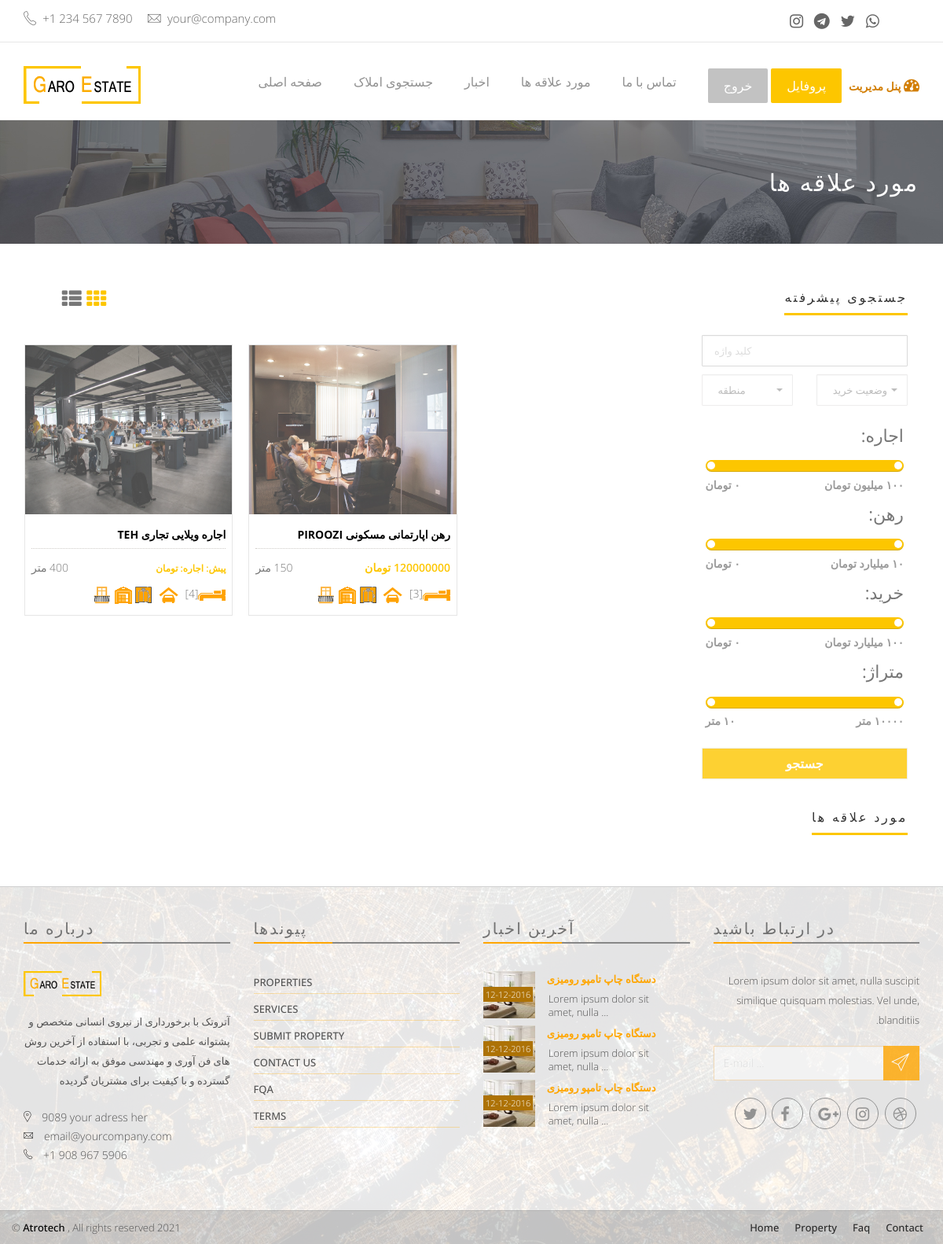
Before: /favs (signed in) with the older database file.
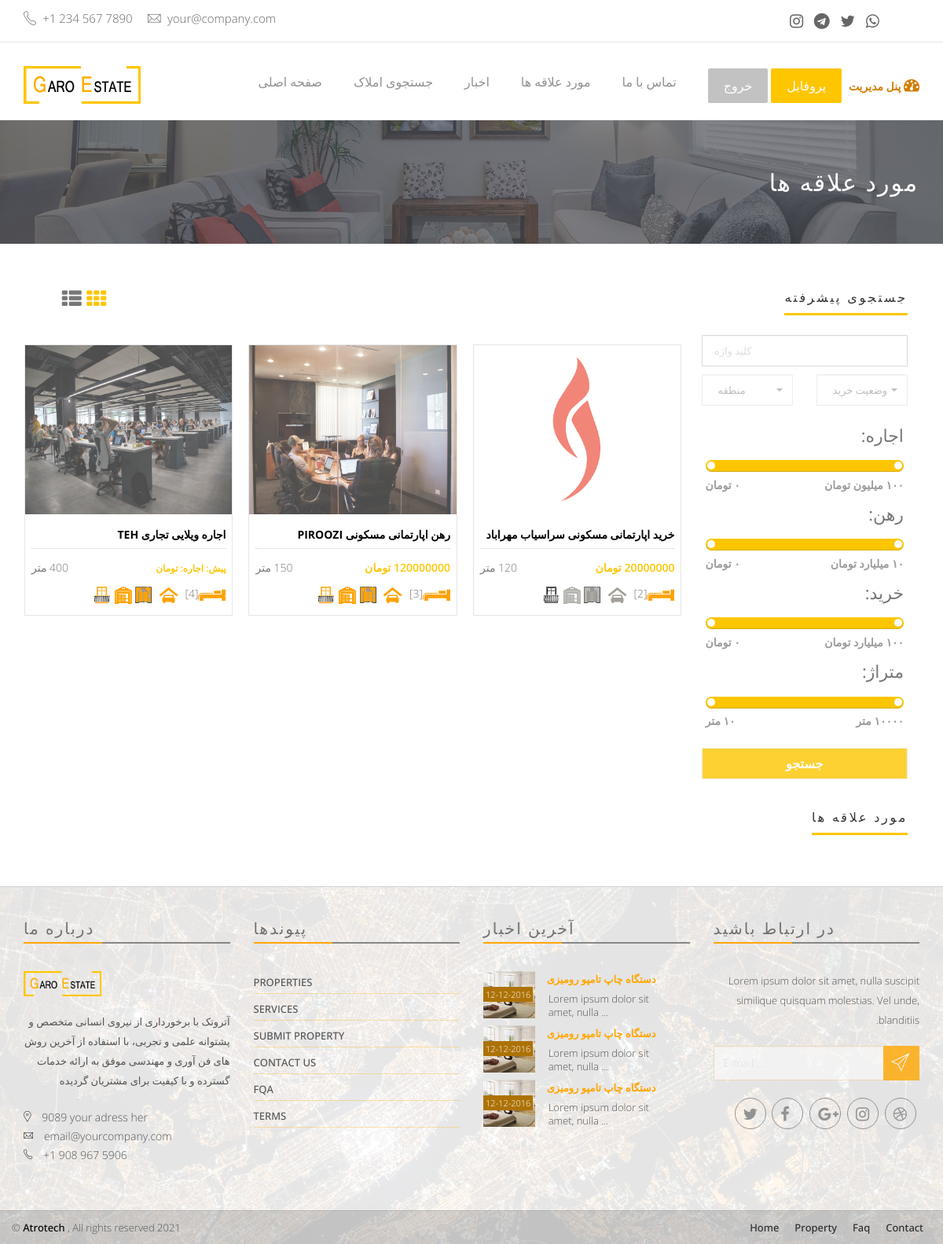
After: the same page with the newer database file.
### app/models.py (models this page shows, shortened)
class Fav(models.Model):
    user = models.ForeignKey(User, on_delete=models.CASCADE,verbose_name = "کاربر")
    item = models.ForeignKey(Item, on_delete=models.CASCADE,verbose_name = "آیتم")
    class Meta:
        verbose_name = "مورد علاقه"
        verbose_name_plural = "مورد علاقه ها"

class Item(models.Model):
    CHOICES1 = ( ('اجاره','اجاره'), ('خرید','خرید'), ('رهن','رهن') )
    buy_status = models.CharField(max_length=10,choices=CHOICES1,verbose_name = "وضعیت خرید")
    CHOICES2 = ( ('مسکونی','مسکونی'), ('تجاری','تجاری') )
    estate_status = models.CharField(max_length=15,choices=CHOICES2,verbose_name = "وضعیت ملک")
    CHOICES3 = ( ('ویلایی','ویلایی'), ('اپارتمانی','اپارتمانی') )
    building_status = models.CharField(max_length=10,choices=CHOICES3,verbose_name = "وضعیت ساختمان")
    area_size = models.IntegerField(null=True,blank=True, verbose_name = "متراژ")
    room_qty = models.IntegerField(null=True,blank=True, verbose_name = "تعداد اتاق")
    building_age = models.IntegerField(null=True,blank=True, verbose_name = "سن بنا")
    parking = models.BooleanField(default=True, verbose_name = "پارکینگ" )
    storage_room = models.BooleanField(default=True, verbose_name = "انباری" )
    elevator = models.BooleanField(default=False, verbose_name = "آسانسور" )
    balcony = models.BooleanField(default=False, verbose_name = "بالکن" )
    deposit = models.IntegerField(null=True,blank=True, default='0', verbose_name = "پول پیش")
    rent = models.IntegerField(null=True,blank=True, default='0', verbose_name = "اجاره")
    price = models.IntegerField(null=True,blank=True, default='0', verbose_name = "قیمت خرید ")
    area = models.ForeignKey(Area, on_delete=models.CASCADE,null=True, blank=True,verbose_name = "منطقه")
    tags = models.ManyToManyField(Tags, blank=True,verbose_name = "برچسب")
    additional_information = models.TextField(max_length=1000,null=True, blank=True,verbose_name = "اطلاعات تکمیلی")
    date = models.DateField(null=True, blank=True, verbose_name = "تاریخ آگهی")
    image = models.ImageField(upload_to='media', default='media/Default.png', null=True, blank=True, verbose_name = "تصویر")
    class Meta:
        verbose_name = "ملک"
        verbose_name_plural = "املاک"
    def __str__(self):
        return str(self.buy_status +" "+ self.building_status +" "+ self.estate_status +" "+ self.area.name )
    def get_absolute_url(self):
        return reverse('app:items_detail',args=[self.id])

class Area(MPTTModel):
    name = models.CharField(max_length=200, unique=True, verbose_name = "نام")
    parent = TreeForeignKey('self', on_delete=models.CASCADE, null=True, blank=True, related_name='children',verbose_name = "والد")
    class MPTTMeta:
        level_attr = 'mptt_level'
        order_insertion_by = ['name']
    class Meta:
        verbose_name = "منطقه"
        verbose_name_plural = "مناطق"
    def __str__(self):
        return str(self.name)

### app/views.py (the view)
# urls.py: path('favs', views.favs, name='favs'),
@login_required(login_url="/login/")
def favs(request):
    favs = models.Fav.objects.filter(user=request.user)
    areas = models.Area.objects.all()
    context = {'favs':favs, 'areas':areas}
    context['segment'] = 'items'
    html_template = loader.get_template( 'favs.html' )
    return HttpResponse(html_template.render(context, request))

### templates/favs.html (shortened to what this page needs)
{% extends "base.html" %}
{% load static %}
{% block content %}
<div class="page-head">
    <div class="container">
        <div class="row" dir="rtl">
            <div class="page-head-content">
                <h1 class="page-title">  مورد علاقه ها </h1>
            </div>
        </div>
    </div>
</div>
<div class="properties-area recent-property" style="background-color: #FFF;">
    <div class="container">
        <div class="row">
            <div class="col-md-9 padding-top-40 properties-page">
                <div class="section clear">
                    <div class="col-xs-10 page-subheader sorting pl0">
                      <div class="col-xs-2 layout-switcher">
                          <a class="layout-list" href="javascript:void(0);"> <i class="fa fa-th-list"></i>  </a>
                          <a class="layout-grid active" href="javascript:void(0);"> <i class="fa fa-th"></i> </a>
                      </div>
                    </div>
                </div>
                <div class="section clear">
                    <div id="list-type" class="proerty-th">
                      {% for Fav in favs %}
                        <div class="col-sm-6 col-md-4 p0">
                            <div class="box-two proerty-item">
                                <div class="item-thumb">
                                    <a href="property-1.html" ><img src="{{ Fav.item.image.url }}"></a>
                                </div>
                                <div class="item-entry overflow" dir="rtl">
                                    <h6><a href="{{ Fav.item.get_absolute_url }}"> {{ Fav.item }} </a></h6>
                                    <div class="dot-hr"></div>
                                    <span class="pull-left"> {{ Fav.item.area_size }} متر  </span>
                                    <span class="proerty-price pull-right">
                                      {% if Fav.item.buy_status == 'خرید' %}
                                       <span class="proerty-price pull-right"> {{ Fav.item.price }} تومان </span>
                                      {% elif Fav.item.buy_status == 'رهن' %}
                                       <span class="proerty-price pull-right"> {{ Fav.item.deposit }} تومان </span>
                                      {% elif Fav.item.buy_status == 'اجاره' %}
                                      <small> <span class="proerty-price pull-right"> پیش:{{ Item.deposit }} اجاره:{{ Item.rent }} تومان</span> </small>
                                      {% endif %}
                                    </span>
                                    <div class="property-icon">
                                        <img src="{% static 'assets/img/icon/bed-orange.png' %}">[{{ Fav.item.room_qty }}]
                                        {% if Fav.item.parking %}
                                          <img src="{% static 'assets/img/icon/cars-orange.png' %}">
                                        {% else %}
                                          <img src="{% static 'assets/img/icon/cars.png' %}">
                                        {% endif %}
                                        {% if Fav.item.elevator %}
                                          <img src="{% static 'assets/img/icon/elevator-orange.png' %}">
                                        {% else %}
                                          <img src="{% static 'assets/img/icon/elevator.png' %}">
                                        {% endif %}
                                        {% if Fav.item.storage_room %}
                                          <img src="{% static 'assets/img/icon/warehouse-orange.png' %}">
                                        {% else %}
                                          <img src="{% static 'assets/img/icon/warehouse.png' %}">
                                        {% endif %}
                                        {% if Fav.item.balcony %}
                                          <img src="{% static 'assets/img/icon/balcony-orange.png' %}">
                                        {% else %}
                                          <img src="{% static 'assets/img/icon/balcony.png' %}">
                                        {% endif %}
                                    </div>
                                </div>
                            </div>
                        </div>
                      {% endfor %}
                    </div>
                </div>
            </div>
            <div class="col-md-3 pl0 padding-top-40">
                <div class="blog-asside-right pl0">
                    <div class="panel panel-default sidebar-menu wow fadeInRight animated" >
                        <div class="panel-heading" dir="rtl">
                            <h3 class="panel-title"> جستجوی پیشرفته </h3>
                        </div>
                        <div class="panel-body search-widget">
                              <form action="{% url 'app:search' %}" method="post" class="form-inline">
                              <fieldset>
                                  <div class="row">
                                      <div class="col-xs-12">
                                         <input name="text" type="text" class="form-control" placeholder=" کلید واژه ">
                                      </div>
                                  </div>
                              </fieldset>
                              <fieldset>
                                  <div class="row">
                                      <div class="col-xs-6">
                                      </div>
                                      <div class="col-xs-6">
                                      </div>
                                  </div>
                              </fieldset>
                              <fieldset class="padding-5">
                                  <div class="row">
                                      <div class="col-xs-12">
                                        <label for="price-range" dir="rtl" align="right"> <h4> اجاره: </h4> </label>
                                        <input name="rent" type="text" class="span2" value="0,100000000" data-slider-min="0" data-slider-max="100000000" data-slider-step="100" data-slider-value="[0,100000000]" id="price-range"> <br>
                                        <b dir="rtl" class="pull-left color"> ۰ تومان</b>
                                        <b dir="rtl" class="pull-right color"> ۱۰۰ میلیون تومان </b>
                                      </div>
                                      <div class="col-xs-12">
                                        <label for="property-geo" dir="rtl" align="right"> <h4> رهن: </h4> </label>
                                        <br>
                                        <b dir="rtl" class="pull-left color"> ۰ تومان</b>
                                        <b dir="rtl" class="pull-right color"> ۱۰ میلیارد تومان </b>
                                      </div>
                                      <div class="col-xs-12">
                                        <label for="min-baths" dir="rtl" align="right"> <h4> خرید: </h4> </label>
                                        <br>
                                        <b dir="rtl" class="pull-left color"> ۰ تومان</b>
                                        <b dir="rtl" class="pull-right color"> ۱۰۰ میلیارد تومان </b>
                                      </div>
                                      <div class="col-xs-12">
                                        <label for="min-bed" dir="rtl" align="right"> <h4> متراژ: </h4> </label>
                                        <input name="area_size" type="text" class="span2" value="10,10000" data-slider-min="10" data-slider-max="10000" data-slider-step="10" data-slider-value="[10,10000]" id="min-bed"> <br>
                                        <b dir="rtl" class="pull-left color"> ۱۰ متر </b>
                                        <b dir="rtl" class="pull-right color"> ۱۰۰۰۰ متر </b>
                                      </div>
                                  </div>
                              </fieldset>
                              <fieldset>
                                  <div class="row">
                                      <div class="col-xs-12">
                                          <input class="button btn largesearch-btn" value="جستجو" type="submit">
                                      </div>
                                  </div>
                              </fieldset>
                            </form>
                        </div>
                    </div>
                    <div class="panel panel-default sidebar-menu wow fadeInRight animated" dir="rtl">
                        <div class="panel-heading">
                            <h3 class="panel-title">  مورد علاقه ها </h3>
                        </div>
                    </div>
                </div>
            </div>
        </div>
    </div>
</div>
{% endblock content %}

Changed rows visible on the page:
added Fav: item.image (picture), item "خرید اپارتمانی مسکونی سراسیاب مهراباد", item.price "20000000", item.room_qty "2"
